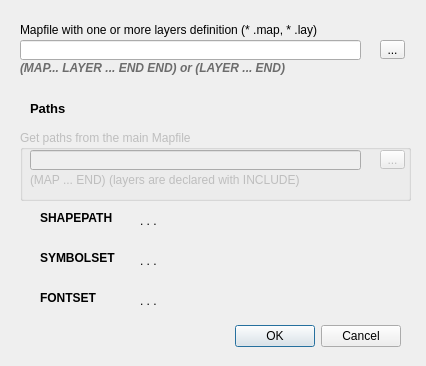
<?xml version="1.0" encoding="UTF-8"?>
<ui version="4.0">
 <class>QgsMapfileImportDialogBase</class>
 <widget class="QDialog" name="QgsMapfileImportDialogBase">
  <property name="geometry">
   <rect>
    <x>0</x>
    <y>0</y>
    <width>426</width>
    <height>366</height>
   </rect>
  </property>
  <property name="minimumSize">
   <size>
    <width>426</width>
    <height>366</height>
   </size>
  </property>
  <property name="maximumSize">
   <size>
    <width>426</width>
    <height>366</height>
   </size>
  </property>
  <property name="windowTitle">
   <string>Import Mapserver layers (Mapfile)</string>
  </property>
  <widget class="QDialogButtonBox" name="button_box">
   <property name="geometry">
    <rect>
     <x>170</x>
     <y>320</y>
     <width>231</width>
     <height>32</height>
    </rect>
   </property>
   <property name="orientation">
    <enum>Qt::Horizontal</enum>
   </property>
   <property name="standardButtons">
    <set>QDialogButtonBox::Cancel|QDialogButtonBox::Ok</set>
   </property>
  </widget>
  <widget class="QGroupBox" name="groupMainMap">
   <property name="enabled">
    <bool>false</bool>
   </property>
   <property name="geometry">
    <rect>
     <x>20</x>
     <y>130</y>
     <width>391</width>
     <height>71</height>
    </rect>
   </property>
   <property name="title">
    <string>Get paths from the main Mapfile</string>
   </property>
   <property name="checkable">
    <bool>false</bool>
   </property>
   <widget class="QToolButton" name="btnMainMapfilePath">
    <property name="geometry">
     <rect>
      <x>360</x>
      <y>20</y>
      <width>25</width>
      <height>19</height>
     </rect>
    </property>
    <property name="text">
     <string>...</string>
    </property>
   </widget>
   <widget class="QLineEdit" name="txtMainMapfilePath">
    <property name="geometry">
     <rect>
      <x>10</x>
      <y>20</y>
      <width>331</width>
      <height>20</height>
     </rect>
    </property>
    <property name="text">
     <string notr="true"/>
    </property>
   </widget>
   <widget class="QLabel" name="label_2">
    <property name="geometry">
     <rect>
      <x>10</x>
      <y>40</y>
      <width>361</width>
      <height>20</height>
     </rect>
    </property>
    <property name="text">
     <string>(MAP ... END) (layers are declared with INCLUDE)</string>
    </property>
    <property name="buddy">
     <cstring>txtMapfilePath</cstring>
    </property>
   </widget>
  </widget>
  <widget class="QLabel" name="label_8">
   <property name="geometry">
    <rect>
     <x>20</x>
     <y>60</y>
     <width>431</width>
     <height>16</height>
    </rect>
   </property>
   <property name="palette">
    <palette>
     <active>
      <colorrole role="WindowText">
       <brush brushstyle="SolidPattern">
        <color alpha="255">
         <red>108</red>
         <green>108</green>
         <blue>108</blue>
        </color>
       </brush>
      </colorrole>
     </active>
     <inactive>
      <colorrole role="WindowText">
       <brush brushstyle="SolidPattern">
        <color alpha="255">
         <red>108</red>
         <green>108</green>
         <blue>108</blue>
        </color>
       </brush>
      </colorrole>
     </inactive>
     <disabled>
      <colorrole role="WindowText">
       <brush brushstyle="SolidPattern">
        <color alpha="255">
         <red>120</red>
         <green>120</green>
         <blue>120</blue>
        </color>
       </brush>
      </colorrole>
     </disabled>
    </palette>
   </property>
   <property name="font">
    <font>
     <weight>75</weight>
     <italic>true</italic>
     <bold>true</bold>
    </font>
   </property>
   <property name="text">
    <string>(MAP... LAYER ... END END) or (LAYER ... END)</string>
   </property>
  </widget>
  <widget class="QLabel" name="label">
   <property name="geometry">
    <rect>
     <x>40</x>
     <y>210</y>
     <width>81</width>
     <height>16</height>
    </rect>
   </property>
   <property name="font">
    <font>
     <pointsize>9</pointsize>
     <weight>75</weight>
     <bold>true</bold>
    </font>
   </property>
   <property name="text">
    <string>SHAPEPATH</string>
   </property>
  </widget>
  <widget class="QLabel" name="label_4">
   <property name="geometry">
    <rect>
     <x>40</x>
     <y>290</y>
     <width>81</width>
     <height>16</height>
    </rect>
   </property>
   <property name="font">
    <font>
     <pointsize>9</pointsize>
     <weight>75</weight>
     <bold>true</bold>
    </font>
   </property>
   <property name="text">
    <string>FONTSET</string>
   </property>
  </widget>
  <widget class="QToolButton" name="btnMapfilePath">
   <property name="geometry">
    <rect>
     <x>380</x>
     <y>40</y>
     <width>25</width>
     <height>19</height>
    </rect>
   </property>
   <property name="text">
    <string>...</string>
   </property>
  </widget>
  <widget class="QLabel" name="label_fontset">
   <property name="geometry">
    <rect>
     <x>140</x>
     <y>290</y>
     <width>251</width>
     <height>21</height>
    </rect>
   </property>
   <property name="text">
    <string>. . .</string>
   </property>
  </widget>
  <widget class="QLabel" name="label_3">
   <property name="geometry">
    <rect>
     <x>40</x>
     <y>250</y>
     <width>81</width>
     <height>16</height>
    </rect>
   </property>
   <property name="font">
    <font>
     <pointsize>9</pointsize>
     <weight>75</weight>
     <bold>true</bold>
    </font>
   </property>
   <property name="text">
    <string>SYMBOLSET</string>
   </property>
  </widget>
  <widget class="QLabel" name="label_1">
   <property name="geometry">
    <rect>
     <x>20</x>
     <y>20</y>
     <width>361</width>
     <height>20</height>
    </rect>
   </property>
   <property name="text">
    <string>Mapfile with one or more layers definition (* .map, * .lay)</string>
   </property>
   <property name="buddy">
    <cstring>txtMapfilePath</cstring>
   </property>
  </widget>
  <widget class="QLabel" name="label_16">
   <property name="geometry">
    <rect>
     <x>30</x>
     <y>100</y>
     <width>111</width>
     <height>16</height>
    </rect>
   </property>
   <property name="font">
    <font>
     <pointsize>10</pointsize>
     <weight>75</weight>
     <bold>true</bold>
    </font>
   </property>
   <property name="text">
    <string>Paths</string>
   </property>
  </widget>
  <widget class="QLabel" name="label_symbolset">
   <property name="geometry">
    <rect>
     <x>140</x>
     <y>250</y>
     <width>251</width>
     <height>21</height>
    </rect>
   </property>
   <property name="text">
    <string>. . .</string>
   </property>
  </widget>
  <widget class="QLineEdit" name="txtMapfilePath">
   <property name="geometry">
    <rect>
     <x>20</x>
     <y>40</y>
     <width>341</width>
     <height>20</height>
    </rect>
   </property>
   <property name="text">
    <string notr="true"/>
   </property>
  </widget>
  <widget class="QLabel" name="label_shapepath">
   <property name="geometry">
    <rect>
     <x>140</x>
     <y>210</y>
     <width>261</width>
     <height>21</height>
    </rect>
   </property>
   <property name="text">
    <string>. . .</string>
   </property>
  </widget>
  <widget class="QLabel" name="label_paths">
   <property name="geometry">
    <rect>
     <x>90</x>
     <y>100</y>
     <width>181</width>
     <height>16</height>
    </rect>
   </property>
  </widget>
 </widget>
 <tabstops>
  <tabstop>button_box</tabstop>
 </tabstops>
 <resources>
  <include location="../resources.qrc"/>
 </resources>
 <connections>
  <connection>
   <sender>button_box</sender>
   <signal>accepted()</signal>
   <receiver>QgsMapfileImportDialogBase</receiver>
   <slot>accept()</slot>
   <hints>
    <hint type="sourcelabel">
     <x>170</x>
     <y>320</y>
    </hint>
    <hint type="destinationlabel">
     <x>20</x>
     <y>20</y>
    </hint>
   </hints>
  </connection>
  <connection>
   <sender>button_box</sender>
   <signal>rejected()</signal>
   <receiver>QgsMapfileImportDialogBase</receiver>
   <slot>reject()</slot>
   <hints>
    <hint type="sourcelabel">
     <x>170</x>
     <y>320</y>
    </hint>
    <hint type="destinationlabel">
     <x>20</x>
     <y>20</y>
    </hint>
   </hints>
  </connection>
 </connections>
</ui>
